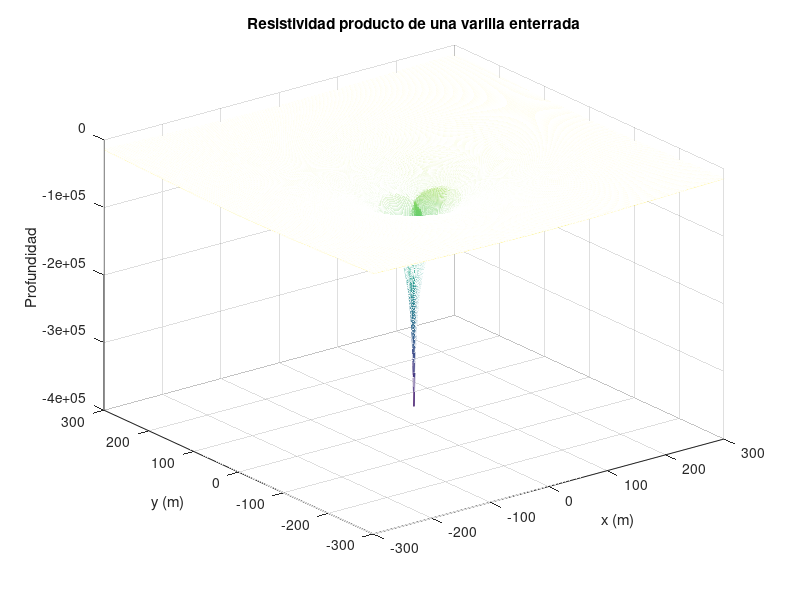

MATLAB code to generate this figure:
x=(-300:0.5:300)
y=(-300:0.5:300)
z=(-300:0.5:300)
I=200;
b=5;
z=100;
rho=400;
rho2=500;
l=20;
L=500;
% ploteador
x=(-300:0.5:300);
y=(-300:0.5:300);
[X,Y]=meshgrid(x,y);
u=(I*(rho2-rho)./(4*pi*b))*log(((X.^2+Y.^2+(b-z).^2).^(1/2)+(b-z))./((X.^2+Y.^2+(b-z).^2).^(1/2)+(b+z)));
resistividad= (u./I)*pi*L.^2*(1/(2*l));
mesh(X,Y,resistividad)
title 'Resistividad producto de una varilla enterrada'
xlabel 'x (m)'
zlabel 'Profundidad'
ylabel 'y (m)'
